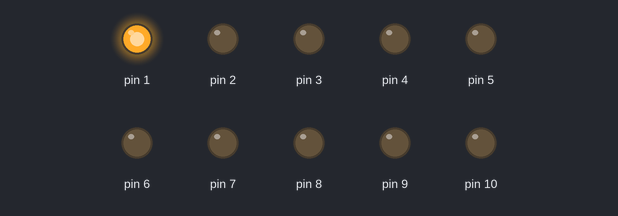
The sketch below on a simulated Arduino Uno, built with avr-gcc and run on an emulated ATmega328P. Shown: output pins drawn as LEDs (lit = HIGH).

Above: at 0.1 s.
At 5.1 s:
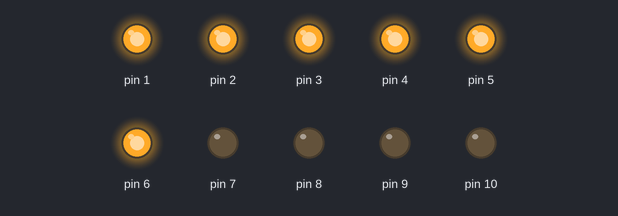
At 10.1 s:
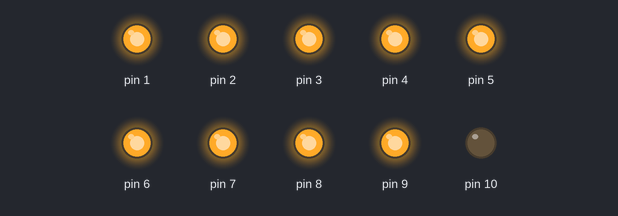
At 19.1 s:
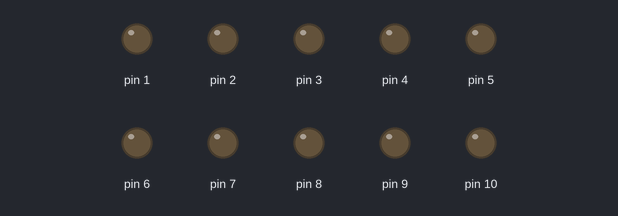
At 31.1 s:
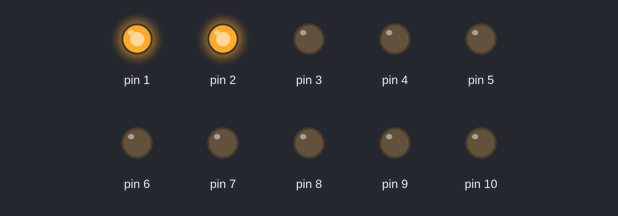
At 39.1 s:
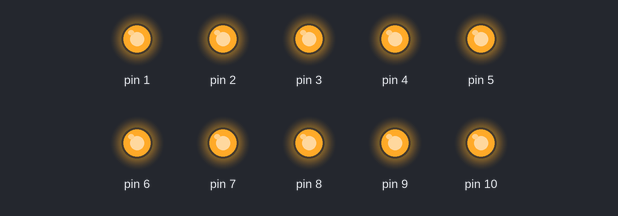
Timing chart, 0 to 40.0 s (numbered marks = the images above):
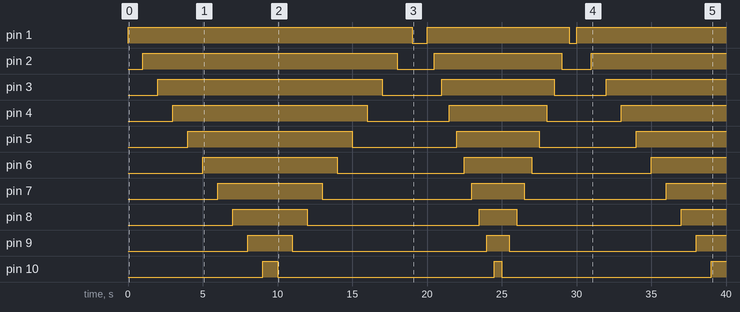

The sketch:

first.ino
```cpp
// C++ code
//
int zm1,zm2 = 0;			//DEKLARACJA ZMIENNYCH

void setup()				//DEKLARACJA UZYWANYCH PINOW
{
  pinMode(1, OUTPUT);
  pinMode(2, OUTPUT);
  pinMode(3, OUTPUT);
  pinMode(4, OUTPUT);
  pinMode(5, OUTPUT);
  pinMode(6, OUTPUT);
  pinMode(7, OUTPUT);
  pinMode(8, OUTPUT);
  pinMode(9, OUTPUT);
  pinMode(10, OUTPUT);
							//USTAWIANIE WARTOSCI POCZATKOWYCH ZM.
  zm1 = 1000;
  zm2 = 1;
}

void loop()
{
  for (zm2 = 1; zm2 < 11; zm2++){			 //PETLA ZALACZAJACE LAMPKI
  	digitalWrite(zm2, HIGH);
  	delay(zm1);
}
  for (zm2 = 10; zm2 > 0; zm2--){ 			//PETLA GASZCZACE LAMPKI
  	digitalWrite(zm2, LOW);
  	delay(zm1);
}
  zm1 = zm1/2;						//ZMINIEJSZANIE WARTOSCI O POLOWE
  if (zm1 == 250) {					//SPRAWDZANIE CZY NIE ZEJDZIE PONIZEJ 250
    zm1 = 1000;					//ABY ZAPOBIEC DRASTYCZNEMU PRZYSPIESZENIU
}
}
```

Measured:
- by itself, pin 1: goes HIGH 19.0 s, LOW 1.0 s, HIGH 9.5 s, LOW 0.50 s, then HIGH
- by itself, pin 2: goes HIGH 17.0 s, LOW 2.5 s, HIGH 8.5 s, LOW 2.0 s, then HIGH
- by itself, pin 3: goes HIGH 15.0 s, LOW 4.0 s, HIGH 7.5 s, LOW 3.5 s, then HIGH
- by itself, pin 4: goes HIGH 13.0 s, LOW 5.5 s, HIGH 6.5 s, LOW 5.0 s, then HIGH
- by itself, pin 5: goes HIGH 11.0 s, LOW 7.0 s, HIGH 5.5 s, LOW 6.5 s, then HIGH
- by itself, pin 6: goes HIGH 9.0 s, LOW 8.5 s, HIGH 4.5 s, LOW 8.0 s, then HIGH
- by itself, pin 7: goes HIGH 7.0 s, LOW 10.0 s, HIGH 3.5 s, LOW 9.5 s, then HIGH
- by itself, pin 8: goes HIGH 5.0 s, LOW 11.5 s, HIGH 2.5 s, LOW 11.0 s, then HIGH
